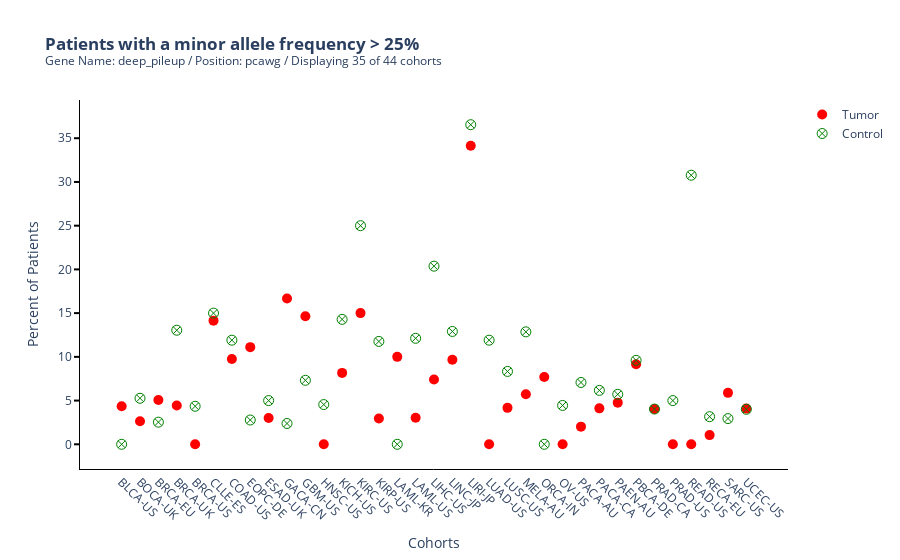

The cell this chart's notebook holds for it:
### Code cell
af_greater_than_25_scatterplot("/Users/nicholasabad/Desktop/workspace/data/deep_pileup/pcawg/DLX2/chr2:172967805/Overview.tsv")

### Figure 1 — Plotly figure (JSON) as saved in the notebook; plotly's stock layout.template omitted (floating-point values rounded to 4 significant figures)
{"data": [{"marker": {"color": "red", "size": 10}, "mode": "markers", "name": "Tumor", "type": "scatter", "x": ["BLCA-US", "BOCA-UK", "BRCA-EU", "BRCA-UK", "BRCA-US", "CLLE-ES", "COAD-US", "EOPC-DE", "ESAD-UK", "GACA-CN", "GBM-US", "HNSC-US", "KICH-US", "KIRC-US", "KIRP-US", "LAML-KR", "LAML-US", "LIHC-US", "LINC-JP", "LIRI-JP", "LUAD-US", "LUSC-US", "MELA-AU", "ORCA-IN", "OV-US", "PACA-AU", "PACA-CA", "PAEN-AU", "PBCA-DE", "PRAD-CA", "PRAD-US", "READ-US", "RECA-EU", "SARC-US", "UCEC-US"], "y": [4.348, 2.632, 5.063, 4.444, 0, 14.14, 9.756, 11.11, 3, 16.67, 14.63, 0, 8.163, 15, 2.941, 10, 3.03, 7.407, 9.677, 34.14, 0, 4.167, 5.714, 7.692, 0, 2.02, 4.11, 4.762, 9.163, 4.032, 0, 0, 1.053, 5.882, 4.082]}, {"marker": {"color": "green", "size": 10, "symbol": "circle-x-open"}, "mode": "markers", "name": "Control", "type": "scatter", "x": ["BLCA-US", "BOCA-UK", "BRCA-EU", "BRCA-UK", "BRCA-US", "CLLE-ES", "COAD-US", "EOPC-DE", "ESAD-UK", "GACA-CN", "GBM-US", "HNSC-US", "KICH-US", "KIRC-US", "KIRP-US", "LAML-KR", "LAML-US", "LIHC-US", "LINC-JP", "LIRI-JP", "LUAD-US", "LUSC-US", "MELA-AU", "ORCA-IN", "OV-US", "PACA-AU", "PACA-CA", "PAEN-AU", "PBCA-DE", "PRAD-CA", "PRAD-US", "READ-US", "RECA-EU", "SARC-US", "UCEC-US"], "y": [0, 5.263, 2.532, 13.04, 4.348, 15, 11.9, 2.778, 5, 2.381, 7.317, 4.545, 14.29, 25, 11.76, 0, 12.12, 20.37, 12.9, 36.55, 11.9, 8.333, 12.86, 0, 4.444, 7.071, 6.164, 5.714, 9.6, 4.032, 5, 30.77, 3.158, 2.941, 4]}], "layout": {"paper_bgcolor": "white", "plot_bgcolor": "white", "title": {"text": "<b>Patients with a minor allele frequency > 25%</b><br><sup>Gene Name: deep_pileup / Position: pcawg / Displaying 35 of 44 cohorts"}, "xaxis": {"linecolor": "black", "linewidth": 1, "showline": true, "tickangle": 45, "title": {"text": "Cohorts"}}, "yaxis": {"linecolor": "black", "linewidth": 1, "showline": true, "tickcolor": "black", "ticks": "outside", "tickwidth": 2, "title": {"text": "Percent of Patients"}}}}
